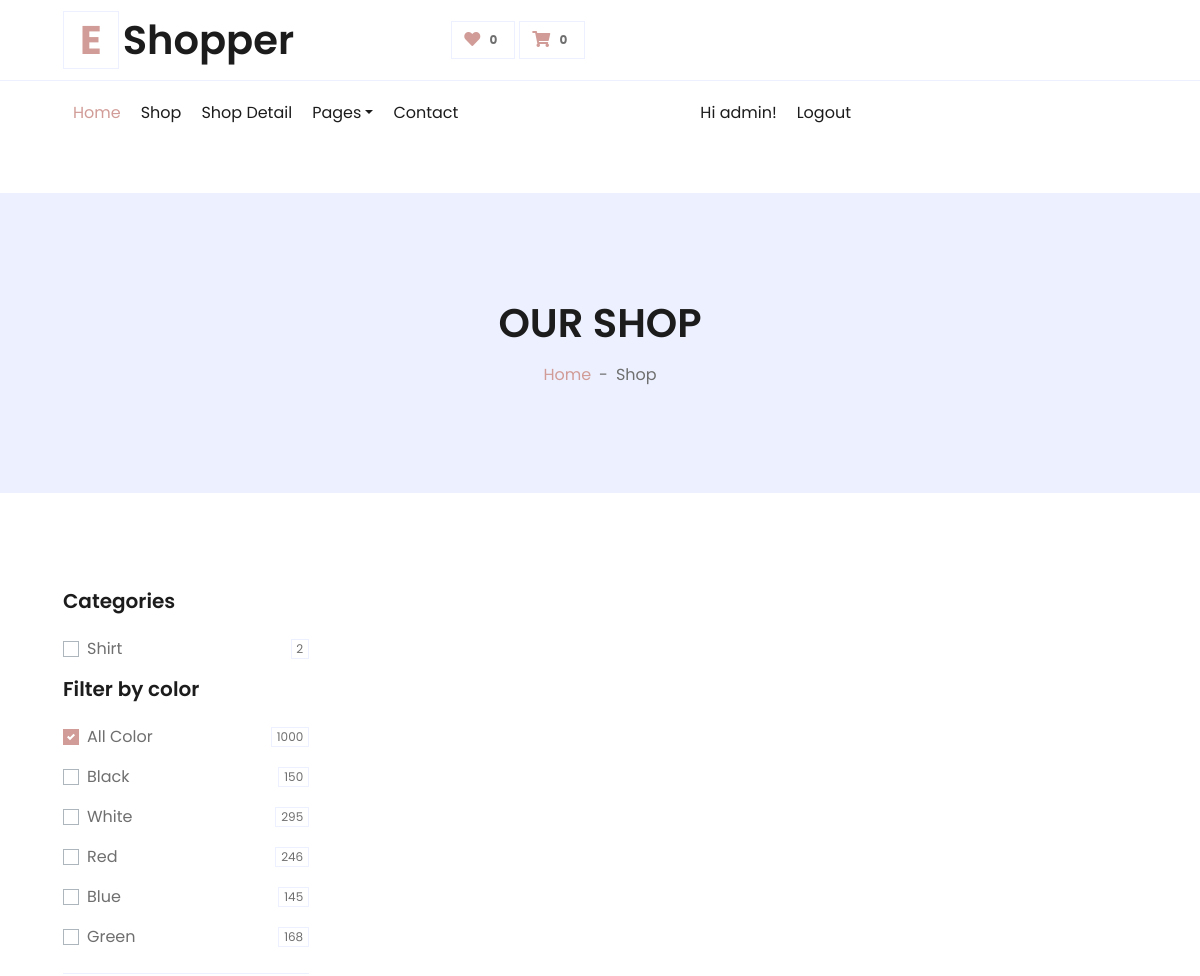
/categories/ (signed in, upper part), run on an earlier commit of the app's database.
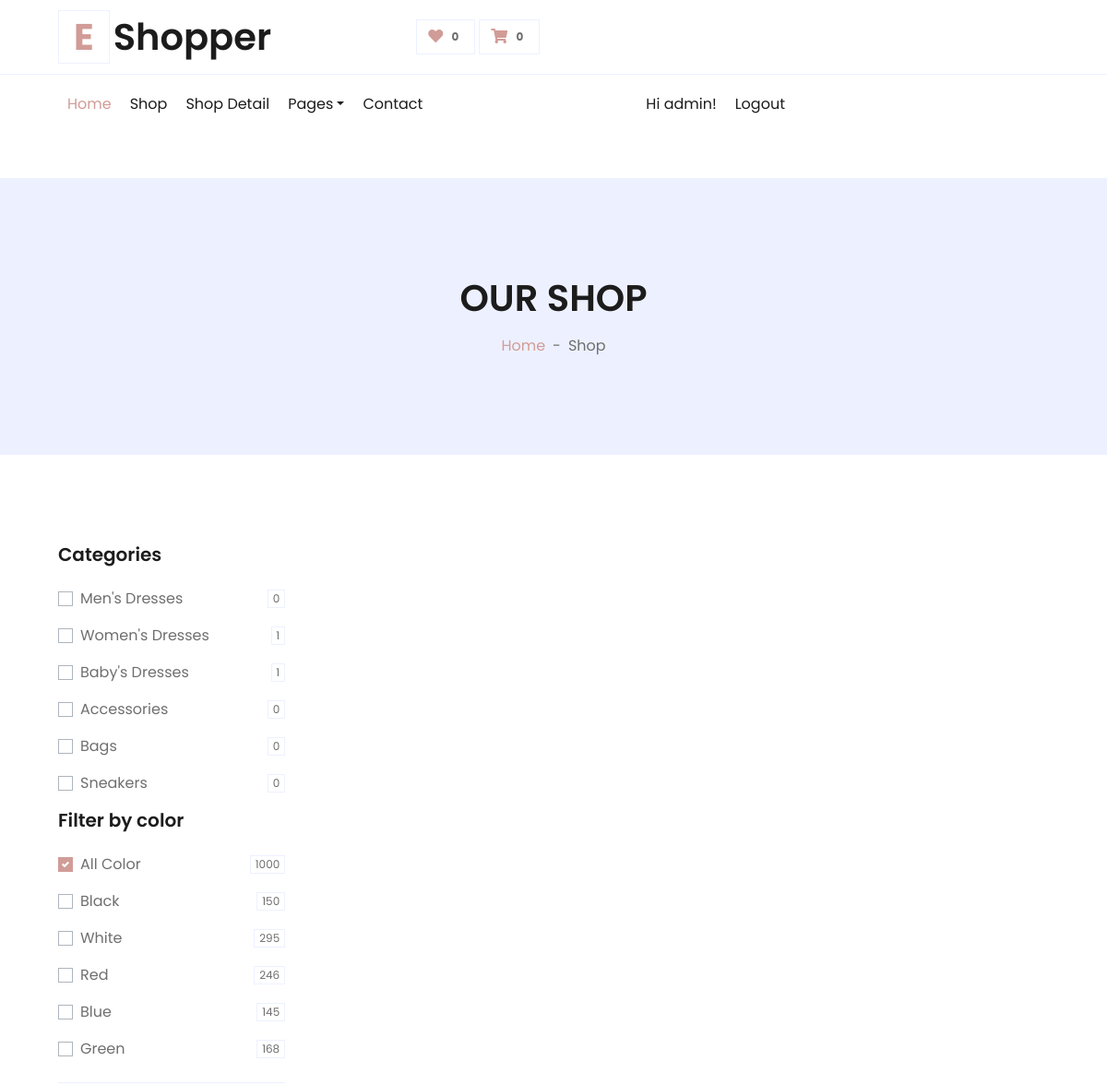
And on a later commit of the database.
### store/models.py (models this page shows, shortened)
class Category(models.Model):
    name = models.CharField(max_length=100)
    description = models.TextField()
    img = models.ImageField(upload_to='category_images/', default='default2.jpg',)

### store/views.py (the view)
# urls.py: path('categories/', views.category_list, name='category_list'),
def category_list(request):
    categories = Category.objects.all()
    return render(request, "store/category_list.html", {"categories": categories})

### store/templates/store/category_list.html (shortened to what the changed rows need)
{% load static %}
<!DOCTYPE html>
<html lang="en">
<head>
    <link href="https://cdnjs.cloudflare.com/ajax/libs/font-awesome/5.10.0/css/all.min.css" rel="stylesheet">
    <link href="lib/owlcarousel/assets/owl.carousel.min.css" rel="stylesheet">
    <link href="{% static 'store/css/style.css' %}" rel="stylesheet">
</head>
<body>
    <div class="container-fluid">
        <div class="row align-items-center py-3 px-xl-5">
            <div class="col-lg-3 d-none d-lg-block">
                <a href="" class="text-decoration-none">
                    <h1 class="m-0 display-5 font-weight-semi-bold"><span class="text-primary font-weight-bold border px-3 mr-1">E</span>Shopper</h1>
                </a>
            </div>
        </div>
    </div>
        <div class="container-fluid bg-secondary mb-5">
            <div class="d-flex flex-column align-items-center justify-content-center" style="min-height: 300px">
                <h1 class="font-weight-semi-bold text-uppercase mb-3">Our Shop</h1>
            </div>
        </div>
        <div class="container-fluid pt-5">
            <div class="row px-xl-5">
                <div class="col-lg-3 col-md-12">
                    <div class="border-bottom mb-4 pb-4">
                        <form>
                            {% for category in categories %}
                            <div class="custom-control custom-checkbox d-flex align-items-center justify-content-between mb-3">
                                <label class="custom-control-label" for="category-{{ category.id }}">{{ category.name }}</label>
                                <span class="badge border font-weight-normal">{{ category.product_set.count }}</span>
                            </div>
                            {% endfor %}
                        </form>
                </div>
            </div>
        </div>
    </body>
    </html>

What changed in the data, as far as the page shows it:
removed Category: name "Shirt", product_set.count "2"
added Category: name "Men's Dresses", product_set.count "0"
added Category: name "Women's Dresses", product_set.count "1"
added Category: name "Baby's Dresses", product_set.count "1"
added Category: name "Accessories", product_set.count "0"
added Category: name "Bags", product_set.count "0"
added Category: name "Sneakers", product_set.count "0"
